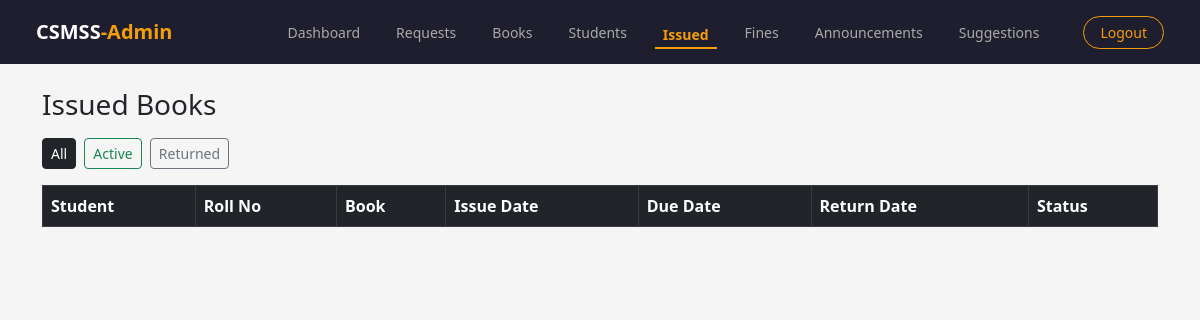
The page /admin/issued (signed in) on the database as committed earlier.
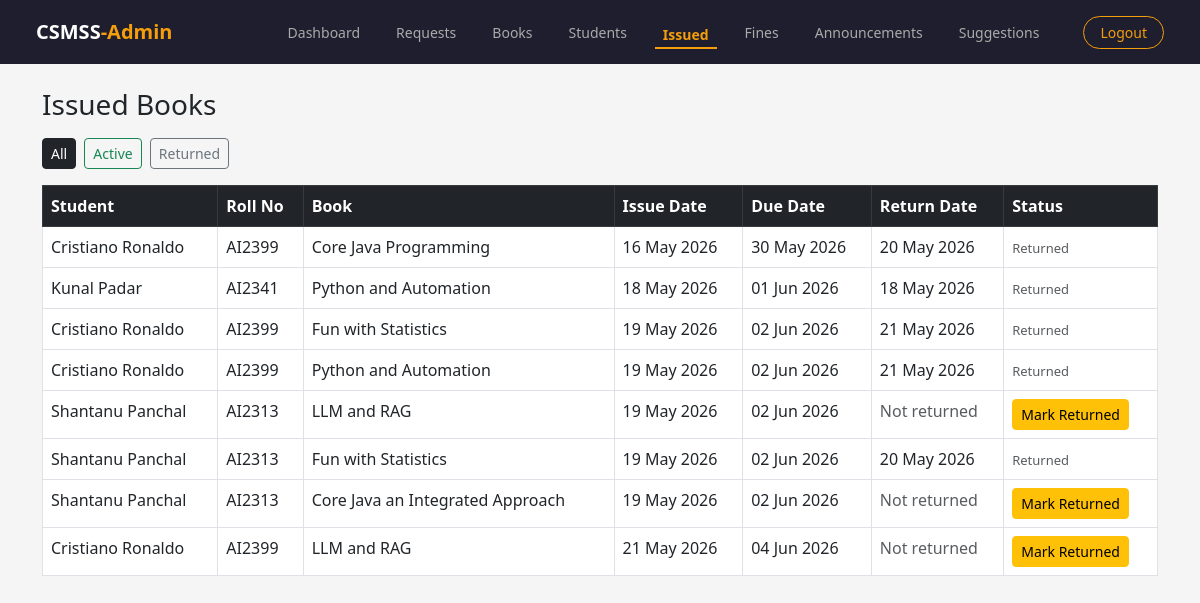
The same page on the database as committed later.
### models.py (models this page shows)
class Issued_books(db.Model):
    __tablename__ = 'Issued_Books'
    id = db.Column(db.Integer, primary_key=True)
    user_id = db.Column(db.Integer, db.ForeignKey('Students.id'), nullable=False)
    book_id = db.Column(db.Integer, db.ForeignKey('Books.id'), nullable=False)
    issue_date  = db.Column(db.DateTime, default=datetime.now(timezone.utc))
    due_date = db.Column(db.DateTime, nullable=True)   # set manually in route
    return_date = db.Column(db.DateTime, nullable=True)   # empty until returned
    status = db.Column(db.Enum(StatusType), nullable=False, default=StatusType.ACTIVE)
    book = db.relationship('Books', backref='issued_records', lazy=True)

class Student(db.Model):
    __tablename__ = 'Students'
    id = db.Column(db.Integer, primary_key=True)
    name = db.Column(db.String(200), nullable=False)
    email = db.Column(db.String(200), nullable=False, unique=True)
    password = db.Column(db.String(200), nullable=False)
    roll_number = db.Column(db.String(20), nullable=False, unique=True)
    is_approved = db.Column(db.Boolean, default=False)
    issued_books = db.relationship('Issued_books', backref='student', lazy=True)
    fines = db.relationship('Fines', backref='student', lazy=True)

class Books(db.Model):
    __tablename__ = 'Books'
    id = db.Column(db.Integer, primary_key=True)
    title = db.Column(db.String(500), nullable=False)
    author = db.Column(db.String(500), nullable=False)
    isbn = db.Column(db.String(140), nullable=False)
    category_id = db.Column(db.Integer, nullable=False)
    total_copies = db.Column(db.Integer, nullable=False)
    available_copies = db.Column(db.Integer, nullable=False)
    cover_image = db.Column(db.String(200))

### app.py (the view)
@app.route('/admin/issued')
def admin_issued():
    if session.get('role') != 'admin':
        return redirect(url_for('admin_login'))
    filter_by = request.args.get('filter')
    if filter_by == 'active':
        issued = Issued_books.query.filter_by(status=StatusType.ACTIVE).all()
    elif filter_by == 'returned':
        issued = Issued_books.query.filter_by(status=StatusType.INACTIVE).all()
    else:
        issued = Issued_books.query.all()
    return render_template('admin/issued_books.html',
        issued = issued,
        now = datetime.now()
    )

### templates/admin/issued_books.html (shortened to what this page needs)
{% extends 'base_admin.html' %}
{% block content %}
<div class="container mt-4">
  <h3>Issued Books</h3>
  <div class="mb-3 mt-3">
    <a href="{{ url_for('admin_issued') }}"
       class="btn btn-sm btn-dark me-1">All</a>
    <a href="{{ url_for('admin_issued', filter='active') }}"
       class="btn btn-sm btn-outline-success me-1">Active</a>
    <a href="{{ url_for('admin_issued', filter='returned') }}"
       class="btn btn-sm btn-outline-secondary">Returned</a>
  </div>
  <div class="table-responsive">
<table class="table table-bordered">
    <thead class="table-dark">
      <tr>
        <th>Student</th>
        <th>Roll No</th>
        <th>Book</th>
        <th>Issue Date</th>
        <th>Due Date</th>
        <th>Return Date</th>
        <th>Status</th>
      </tr>
    </thead>
    <tbody>
      {% for record in issued %}
      <tr class="{{ 'table-warning' if record.status.value == 'issued' and record.due_date < now else '' }}">
        <td>{{ record.student.name }}</td>
        <td>{{ record.student.roll_number }}</td>
        <td>{{ record.book.title }}</td>
        <td>{{ record.issue_date.strftime('%d %b %Y') }}</td>
        <td>{{ record.due_date.strftime('%d %b %Y') }}</td>
        <td>
          {% if record.return_date %}
            {{ record.return_date.strftime('%d %b %Y') }}
          {% else %}
            <span class="text-muted">Not returned</span>
          {% endif %}
        </td>
        <td>
          {% if record.status.value == 'issued' %}
          <form action="{{ url_for('admin_return_book', issued_id=record.id) }}"
                method="POST">
            <button type="submit" class="btn btn-warning btn-sm"
                    onclick="return confirm('Mark this book as returned?')">
              Mark Returned
            </button>
          </form>
          {% else %}
            <span class="text-muted" style="font-size:13px;">Returned</span>
          {% endif %}
        </td>
      </tr>
      {% endfor %}
    </tbody>
  </table>
</div>
</div>
{% endblock %}

Rows that differ between the two databases and show on the page:
added Issued_books: student.name "Cristiano Ronaldo", student.roll_number "AI2399", book "Core Java Programming", issue_date "16 May 2026", due_date "30 May 2026", return_date "20 May 2026", status "Returned"
added Issued_books: student.name "Kunal Padar", student.roll_number "AI2341", book "Python and Automation", issue_date "18 May 2026", due_date "01 Jun 2026", return_date "18 May 2026", status "Returned"
added Issued_books: student.name "Cristiano Ronaldo", student.roll_number "AI2399", book "Fun with Statistics", issue_date "19 May 2026", due_date "02 Jun 2026", return_date "21 May 2026", status "Returned"
added Issued_books: student.name "Cristiano Ronaldo", student.roll_number "AI2399", book "Python and Automation", issue_date "19 May 2026", due_date "02 Jun 2026", return_date "21 May 2026", status "Returned"
added Issued_books: student.name "Shantanu Panchal", student.roll_number "AI2313", book "LLM and RAG", issue_date "19 May 2026", due_date "02 Jun 2026", shows "Not returned"
added Issued_books: student.name "Shantanu Panchal", student.roll_number "AI2313", book "Fun with Statistics", issue_date "19 May 2026", due_date "02 Jun 2026", return_date "20 May 2026", status "Returned"
added Issued_books: student.name "Shantanu Panchal", student.roll_number "AI2313", book "Core Java an Integrated Approach", issue_date "19 May 2026", due_date "02 Jun 2026", shows "Not returned"
added Issued_books: student.name "Cristiano Ronaldo", student.roll_number "AI2399", book "LLM and RAG", issue_date "21 May 2026", due_date "04 Jun 2026", shows "Not returned"
